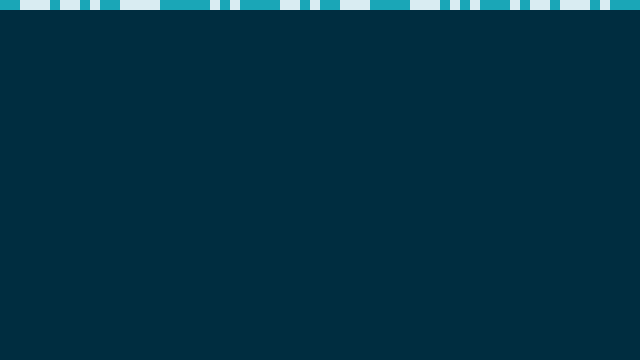
Frame 1 (no input)
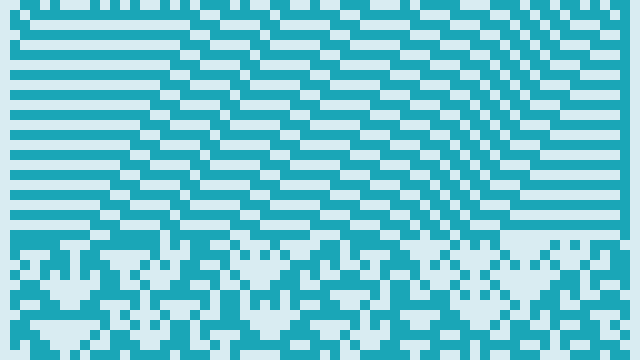
Frame 60 (no input)
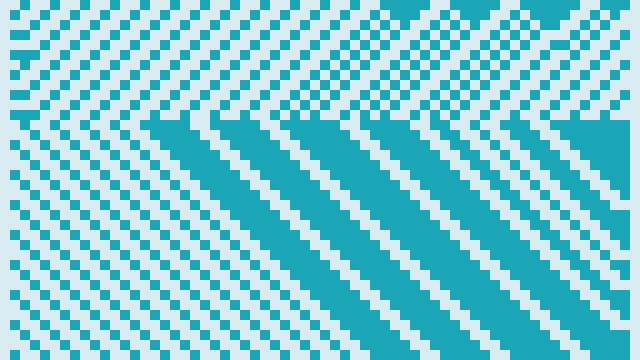
Frame 120 (the mouse pressed at the canvas centre since frame 60)

The p5.js sketch that drew these frames (run headless with seeded random() and noise() and a simulated clock; from frame 60 on, the mouse is pressed at the canvas centre):

// p5.js sketch
// ── sketch.js
var ca;

function setup() {
  createCanvas(640, 360);
  background("#002D40");
  
  // calling in the CA class
  ca = new CA();
  
  // random initial state
  ca.randomInitialGeneration();
}

function draw() {
  ca.display();
  if(ca.generation < height/ca.w){
    ca.generate();
  }
  
  if (ca.generation >= height/ca.w){
    ca.randomRuleSet();
    ca.generation = 0;
  }
}

// ── cell.js
function CA() {
  this.w = 10;
  
  // a array of 0's and ones [they represent the sataes]
  this.cells = new Array(width/this.w);
  for(var i = 0; i < this.cells.length; i++){
    this.cells[i] = 0;
  }
  
  // we start with the middle value to  have state 1
  this.cells[this.cells.length/2] = 1;
  this.generation = 0;
  
  // array to store the rule set example[0,1,1,0,1,1,0,1]
  this.ruleset = [0, 1, 0, 1, 1, 0, 1, 0];
  
  // random first generation
  this.randomInitialGeneration = function() {
    for(var i =0; i < this.cells.length; i++){
      this.cells[i] = Math.round(Math.random());
    }
  }
  
  // the process of creating the new generation
  this.generate = function() {
    // 1) create new array filled with 0's for the new valuse
    var nextgen = [];
    for(var i =0; i < this.cells.length; i++){
      nextgen[i] = 0;
    }
    
    // The generation
    for(var i =1; i < this.cells.length -1; i++){
      // 1) look at the neighborhood
      var left = this.cells[i-1];
      var middle = this.cells[i];
      var right = this.cells[i+1];
      
      // 2) get the value of the new state from the rule set  3) assign the new value to the cell
      nextgen[i] = this.rules(left, middle, right);
    }
    
    // the current generation isthe new generation 
    this.cells = nextgen;
    this.generation++;
  };
  
  // draw the cells
  this.display = function() {
    
     for(var i=0; i <= this.cells.length; i++){
        if(this.cells[i] == 1){fill("#1AA6B7");}
        else {fill("#D9ECF2");}
        
        noStroke(0);
        rect(i*this.w, this.generation * this.w, this.w, this.w);
      }
  };
  
  this.rules = function(a, b, c) {
    if      (a == 1 && b == 1 && c ==1) return this.ruleset[0];
    else if (a == 1 && b == 1 && c ==0) return this.ruleset[1];
    else if (a == 1 && b == 0 && c ==1) return this.ruleset[2];
    else if (a == 1 && b == 0 && c ==0) return this.ruleset[3];
    else if (a == 0 && b == 1 && c ==1) return this.ruleset[4];
    else if (a == 0 && b == 1 && c ==0) return this.ruleset[5];
    else if (a == 0 && b == 0 && c ==1) return this.ruleset[6];
    else if (a == 0 && b == 0 && c ==0) return this.ruleset[7];
  
  return 0;
  };
  
  this.randomRuleSet = function() {
    
    for(var i =0; i < this.ruleset.length; i++){
      this.ruleset[i] = Math.round(Math.random());
    }
    
  }
}
